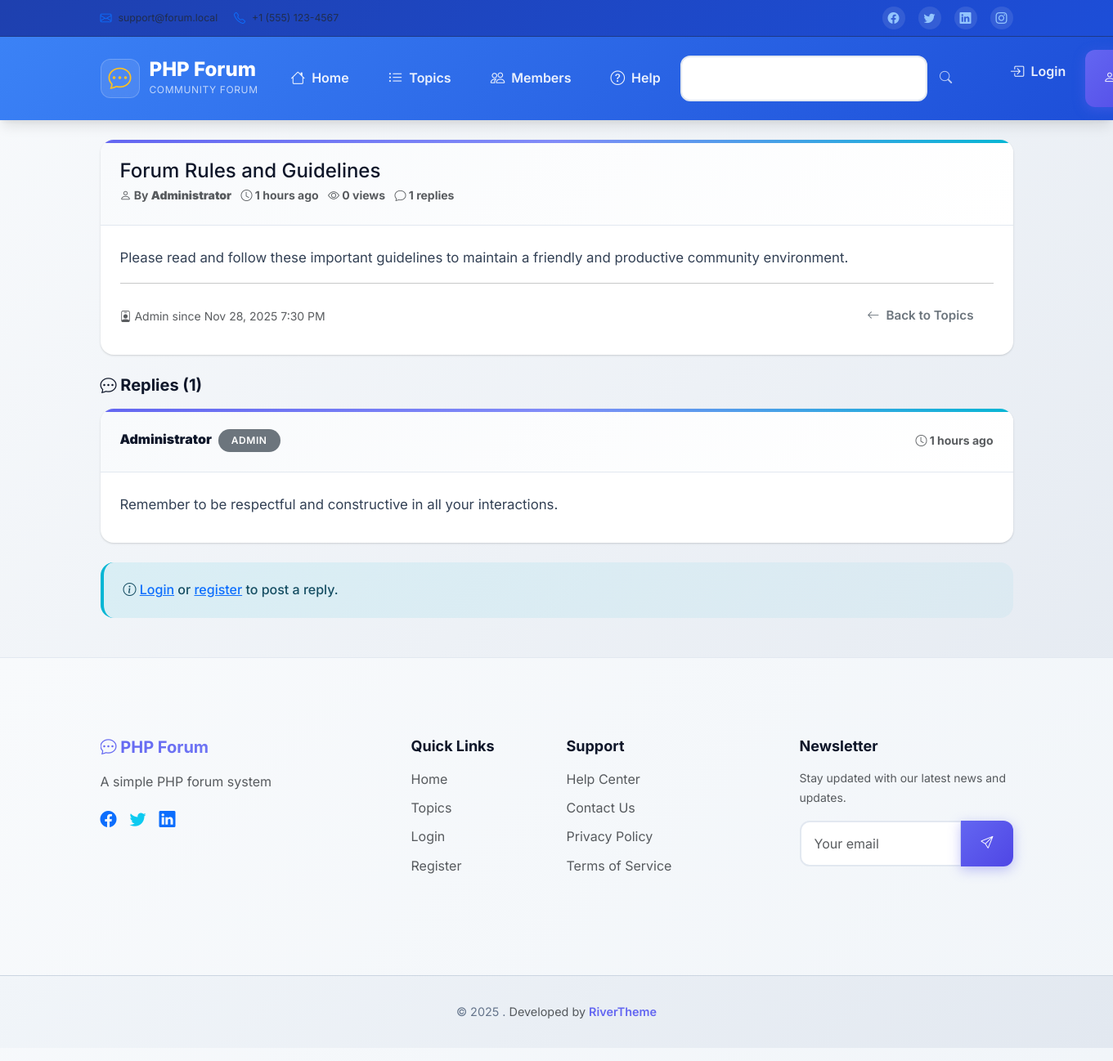
Page /public/forum/view_topic.php?id=2 on the committed database.
### tables this page shows
CREATE TABLE topics (
    id INT AUTO_INCREMENT PRIMARY KEY,
    title VARCHAR(255) NOT NULL,
    content TEXT NOT NULL,
    user_id INT NOT NULL,
    created_at TIMESTAMP DEFAULT CURRENT_TIMESTAMP,
    updated_at TIMESTAMP DEFAULT CURRENT_TIMESTAMP ON UPDATE CURRENT_TIMESTAMP,
    is_locked BOOLEAN DEFAULT FALSE,
    is_pinned BOOLEAN DEFAULT FALSE,
    view_count INT DEFAULT 0,
    reply_count INT DEFAULT 0,
    last_reply_at TIMESTAMP NULL,
    last_reply_user_id INT NULL,
    FOREIGN KEY (user_id) REFERENCES users(id) ON DELETE CASCADE,
    FOREIGN KEY (last_reply_user_id) REFERENCES users(id) ON DELETE SET NULL,
    INDEX idx_created_at (created_at),
    INDEX idx_user_id (user_id),
    INDEX idx_pinned_created (is_pinned, created_at),
    INDEX idx_last_reply (last_reply_at),
    FULLTEXT idx_title_content (title, content)
);

CREATE TABLE users (
    id INT AUTO_INCREMENT PRIMARY KEY,
    username VARCHAR(50) NOT NULL UNIQUE,
    email VARCHAR(100) NOT NULL UNIQUE,
    password_hash VARCHAR(255) NOT NULL,
    display_name VARCHAR(100) NOT NULL,
    join_date TIMESTAMP DEFAULT CURRENT_TIMESTAMP,
    last_login TIMESTAMP NULL,
    is_active BOOLEAN DEFAULT TRUE,
    user_role ENUM('user', 'moderator', 'admin') DEFAULT 'user',
    INDEX idx_username (username),
    INDEX idx_email (email),
    INDEX idx_active (is_active)
);

CREATE TABLE replies (
    id INT AUTO_INCREMENT PRIMARY KEY,
    topic_id INT NOT NULL,
    user_id INT NOT NULL,
    content TEXT NOT NULL,
    parent_reply_id INT NULL,
    created_at TIMESTAMP DEFAULT CURRENT_TIMESTAMP,
    updated_at TIMESTAMP DEFAULT CURRENT_TIMESTAMP ON UPDATE CURRENT_TIMESTAMP,
    is_deleted BOOLEAN DEFAULT FALSE,
    FOREIGN KEY (topic_id) REFERENCES topics(id) ON DELETE CASCADE,
    FOREIGN KEY (user_id) REFERENCES users(id) ON DELETE CASCADE,
    FOREIGN KEY (parent_reply_id) REFERENCES replies(id) ON DELETE SET NULL,
    INDEX idx_topic_id (topic_id),
    INDEX idx_user_id (user_id),
    INDEX idx_created_at (created_at),
    INDEX idx_parent_reply (parent_reply_id),
    INDEX idx_topic_created (topic_id, created_at)
);

### includes/functions.php (called while the page is built, shortened)
<?php
function sanitize_input($input) {
    return htmlspecialchars(trim($input), ENT_QUOTES, 'UTF-8');
}
function is_logged_in() {
    return isset($_SESSION['user_id']) && !empty($_SESSION['user_id']);
}
function format_date($date) {
    return date('M j, Y g:i A', strtotime($date));
}
function time_ago($date) {
    $time = time() - strtotime($date);
    if ($time < 86400) return floor($time/3600) . ' hours ago';
    return format_date($date);
}
?>

### public/forum/view_topic.php (the view, shortened to what this page needs)
<?php
$topic_id = (int)($_GET['id'] ?? 0);
$page = max(1, (int)($_GET['page'] ?? 1));
$errors = [];
$db = getDB();
$stmt = $db->prepare("
    SELECT t.*, u.username, u.display_name, u.user_role, u.join_date
    FROM topics t
    JOIN users u ON t.user_id = u.id
    WHERE t.id = ?
");
$stmt->execute([$topic_id]);
$topic = $stmt->fetch();
$offset = ($page - 1) * REPLIES_PER_PAGE;
$stmt = $db->prepare("
    SELECT r.*, u.username, u.display_name, u.user_role, u.join_date,
           parent_u.display_name as parent_author
    FROM replies r
    JOIN users u ON r.user_id = u.id
    LEFT JOIN replies parent_r ON r.parent_reply_id = parent_r.id
    LEFT JOIN users parent_u ON parent_r.user_id = parent_u.id
    WHERE r.topic_id = ? AND r.is_deleted = 0
    ORDER BY r.created_at ASC
    LIMIT ? OFFSET ?
");
$stmt->execute([$topic_id, REPLIES_PER_PAGE, $offset]);
$replies = $stmt->fetchAll();
$stmt = $db->prepare("SELECT COUNT(*) FROM replies WHERE topic_id = ? AND is_deleted = 0");
$stmt->execute([$topic_id]);
$total_replies = $stmt->fetchColumn();
include '../../includes/header.php';
?>
<div class="card mb-4">
    <div class="card-header d-flex justify-content-between align-items-start">
        <div>
            <h1 class="h4 mb-1"><?php echo sanitize_input($topic['title']); ?></h1>
            <div class="text-muted small">
                <i class="bi bi-person"></i> By <strong><?php echo sanitize_input($topic['display_name']); ?></strong>
                <i class="bi bi-clock ms-2"></i> <?php echo time_ago($topic['created_at']); ?>
                <i class="bi bi-eye ms-2"></i> <?php echo $topic['view_count']; ?> views
                <i class="bi bi-chat ms-2"></i> <?php echo $topic['reply_count']; ?> replies
            </div>
        </div>
    </div>
    <div class="card-body">
        <div class="topic-content">
            <?php echo $topic['content']; ?>
        </div>
        <hr>
        <div class="d-flex justify-content-between align-items-center">
            <div class="text-muted small">
                <i class="bi bi-person-badge"></i>
                <?php echo ucfirst($topic['user_role']); ?> since <?php echo format_date($topic['join_date']); ?>
            </div>
            <div>
                <a href="topics.php" class="btn btn-outline-secondary btn-sm">
                    <i class="bi bi-arrow-left"></i> Back to Topics
                </a>
            </div>
        </div>
    </div>
</div>
<div id="replies">
    <h5><i class="bi bi-chat-dots"></i> Replies (<?php echo $total_replies; ?>)</h5>
    <?php if (empty($replies)): ?>
        <div class="alert alert-info">
            <i class="bi bi-info-circle"></i> No replies yet. Be the first to reply!
        </div>
    <?php else: ?>
        <?php foreach ($replies as $reply): ?>
            <div class="card mb-3" id="reply-<?php echo $reply['id']; ?>">
                <div class="card-header d-flex justify-content-between align-items-center">
                    <div>
                        <strong><?php echo sanitize_input($reply['display_name']); ?></strong>
                        <span class="badge bg-secondary ms-1"><?php echo ucfirst($reply['user_role']); ?></span>
                    </div>
                    <small class="text-muted">
                        <i class="bi bi-clock"></i> <?php echo time_ago($reply['created_at']); ?>
                    </small>
                </div>
                <div class="card-body">
                    <div class="reply-content">
                        <?php echo $reply['content']; ?>
                    </div>
                </div>
            </div>
        <?php endforeach; ?>
    <?php endif; ?>
</div>
<?php if (is_logged_in() && !$topic['is_locked']): ?>
    <div class="card mt-4">
        <div class="card-header">
            <h6 class="mb-0"><i class="bi bi-plus-circle"></i> Post a Reply</h6>
        </div>
        <div class="card-body">
            <?php if (!empty($errors)): ?>
                <div class="alert alert-danger">
                    <ul class="mb-0">
                        <?php foreach ($errors as $error): ?>
                            <li><?php echo sanitize_input($error); ?></li>
                        <?php endforeach; ?>
                    </ul>
                </div>
            <?php endif; ?>
            <form method="POST" action="" id="reply-form">
                <input type="hidden" name="csrf_token" value="<?php echo generate_csrf_token(); ?>">
                <input type="hidden" name="parent_reply_id" id="parent_reply_id" value="">
                <div id="reply-context" class="alert alert-info" style="display: none;">
                    <i class="bi bi-reply"></i> Replying to <strong id="reply-author"></strong>
                    <button type="button" class="btn-close float-end" id="cancel-reply"></button>
                </div>
                <div class="mb-3">
                    <label for="content" class="form-label">Your Reply</label>
                    <textarea class="form-control" id="content" name="content" rows="4"
                              required minlength="5"
                              placeholder="Write your reply here..."><?php echo sanitize_input($_POST['content'] ?? ''); ?></textarea>
                </div>
                <div class="d-flex gap-2">
                    <button type="submit" class="btn btn-primary">
                        <i class="bi bi-send"></i> Post Reply
                    </button>
                    <button type="button" class="btn btn-secondary" id="cancel-reply-btn" style="display: none;">
                        Cancel Reply
                    </button>
                </div>
            </form>
        </div>
    </div>
<?php elseif (!is_logged_in()): ?>
    <div class="alert alert-info mt-4">
        <i class="bi bi-info-circle"></i>
                        <a href="../auth/login.php">Login</a> or <a href="../auth/register.php">register</a> to post a reply.
    </div>
<?php elseif ($topic['is_locked']): ?>
    <div class="alert alert-warning mt-4">
        <i class="bi bi-lock"></i> This topic is locked and cannot receive new replies.
    </div>
<?php endif; ?>
<?php include '../../includes/footer.php'; ?>

### public/css/style.css (style rules this page uses)
:root { --primary-color: #6366f1; --primary-dark: #4f46e5; --primary-light: #818cf8; --secondary-color: #64748b; --success-color: #10b981; --danger-color: #ef4444; --warning-color: #f59e0b; --info-color: #06b6d4; --light-color: #f8fafc; --dark-color: #1e293b; --gray-50: #f8fafc; --gray-100: #f1f5f9; --gray-200: #e2e8f0; --gray-300: #cbd5e1; --gray-400: #94a3b8; --gray-500: #64748b; --gray-600: #475569; --gray-700: #334155; --gray-800: #1e293b; --gray-900: #0f172a; --border-radius: 12px; --border-radius-lg: 16px; --border-radius-xl: 20px; --box-shadow: 0 1px 3px 0 rgba(0, 0, 0, 0.1), 0 1px 2px 0 rgba(0, 0, 0, 0.06); --box-shadow-lg: 0 10px 15px -3px rgba(0, 0, 0, 0.1), 0 4px 6px -2px rgba(0, 0, 0, 0.05); --box-shadow-xl: 0 20px 25px -5px rgba(0, 0, 0, 0.1), 0 10px 10px -5px rgba(0, 0, 0, 0.04); --transition: all 0.3s cubic-bezier(0.4, 0, 0.2, 1); --transition-fast: all 0.15s cubic-bezier(0.4, 0, 0.2, 1); }
* { box-sizing: border-box; }
body { font-family: 'Inter', -apple-system, BlinkMacSystemFont, 'Segoe UI', Roboto, 'Helvetica Neue', Arial, sans-serif; line-height: 1.7; color: var(--gray-800); background: linear-gradient(135deg, #f8fafc 0%, #e2e8f0 100%); min-height: 100vh; font-size: 16px; font-weight: 400; }
h1, h2, h3, h4, h5, h6 { font-weight: 700; line-height: 1.3; color: var(--gray-900); margin-bottom: 1rem; }
h1 { font-size: 2.5rem; }
h5 { font-size: 1.25rem; }
.card { border: none; border-radius: var(--border-radius-lg); box-shadow: var(--box-shadow); transition: var(--transition); overflow: hidden; background: white; position: relative; }
.card::before { content: ''; position: absolute; top: 0; left: 0; right: 0; height: 4px; background: linear-gradient(90deg, var(--primary-color), var(--primary-light), var(--info-color)); }
.card-header { background: linear-gradient(135deg, var(--gray-50), white); border-bottom: 1px solid var(--gray-200); padding: 1.5rem; font-weight: 700; color: var(--gray-900); }
.card-body { padding: 1.5rem; }
.btn { border-radius: var(--border-radius); font-weight: 600; padding: 0.75rem 1.5rem; transition: var(--transition); border: none; position: relative; overflow: hidden; text-decoration: none; display: inline-flex; align-items: center; justify-content: center; gap: 0.5rem; font-size: 0.95rem; }
.btn::before { content: ''; position: absolute; top: 0; left: -100%; width: 100%; height: 100%; background: linear-gradient(90deg, transparent, rgba(255, 255, 255, 0.3), transparent); transition: left 0.6s; }
.badge { border-radius: 20px; padding: 0.5rem 1rem; font-weight: 600; font-size: 0.75rem; text-transform: uppercase; letter-spacing: 0.05em; }
.alert { border: none; border-radius: var(--border-radius-lg); padding: 1.25rem 1.5rem; margin-bottom: 1.5rem; border-left: 4px solid; font-weight: 500; }
.alert-info { background: linear-gradient(135deg, rgba(6, 182, 212, 0.1), rgba(6, 182, 212, 0.05)); border-left-color: var(--info-color); color: #164e63; }
.topic-content, .reply-content { line-height: 1.8; font-size: 1.05rem; color: var(--gray-700); }

### rows in the picture
topics: title "Forum Rules and Guidelines", user.display_name "Administrator", created_at "1 hours ago", view_count "0", reply_count "1", content "Please read and follow these important guidelines to maintain a friendly and productive community environment.", user.user_role "Admin", user.join_date "Nov 28, 2025 7:30 PM"
replies: user.display_name "Administrator", user.user_role "ADMIN", created_at "1 hours ago", content "Remember to be respectful and constructive in all your interactions."

### other values in the picture
SITE_NAME "PHP Forum"
$total_replies "1"
SITE_DESCRIPTION "A simple PHP forum system"
